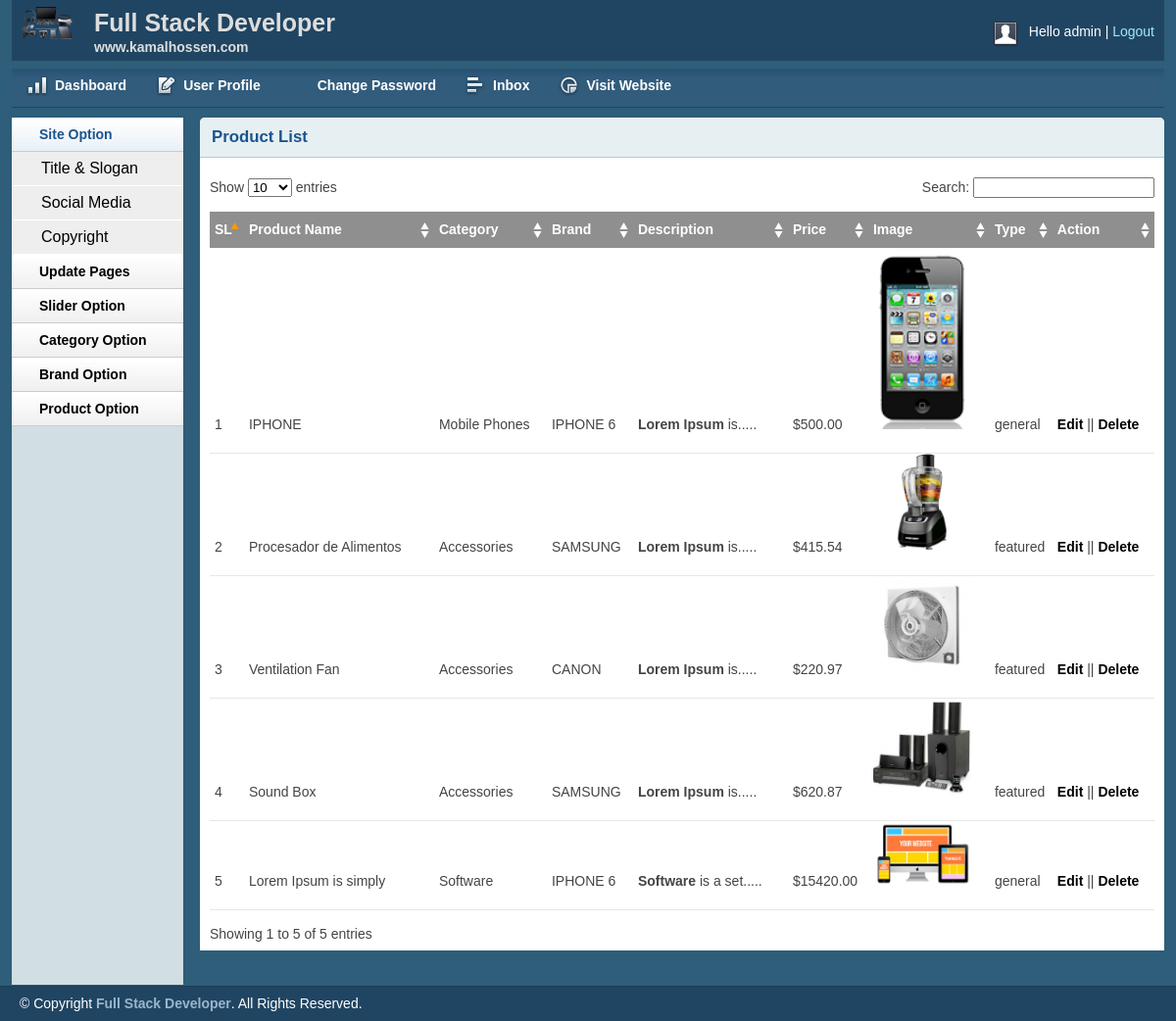
Page /admin/productlist.php (signed in) on the committed database.
### tables this page shows
CREATE TABLE `product` (
  `productId` int(11) NOT NULL,
  `productName` varchar(255) NOT NULL,
  `catId` int(11) NOT NULL,
  `brandId` int(11) NOT NULL,
  `body` text NOT NULL,
  `price` float(10,2) NOT NULL,
  `image` varchar(255) NOT NULL,
  `type` tinyint(4) NOT NULL DEFAULT 0
);

CREATE TABLE `category` (
  `catId` int(11) NOT NULL,
  `catName` varchar(255) NOT NULL
);

CREATE TABLE `brand` (
  `brandId` int(11) NOT NULL,
  `brandName` varchar(255) NOT NULL
);

### lib/Database.php (called while the page is built, shortened)
<?php
Class Database{
    public $host   = DB_HOST;
    public $user   = DB_USER;
    public $pass   = DB_PASS;
    public $dbname = DB_NAME;
    public $link;
    private function connectDB(){
        $this->link = new mysqli($this->host, $this->user, $this->pass,
            $this->dbname);
    }
    public function select($query){
        $result = $this->link->query($query) or
        die($this->link->error.__LINE__);
        if($result->num_rows > 0){
            return $result;
        } else {
            return false;
        }
    }
}

### classes/product.php (called while the page is built, shortened)
<?php
	$filepath = realpath(dirname(__FILE__));
	include_once ($filepath.'/../lib/Database.php');
	include_once ($filepath.'/../helpers/format.php');
class product
{
	private $db;
	public function __construct()
	{
		$this->db = new Database();
	}
	public function getAllProduct(){
		$query = "SELECT p.*, c.catName, b.brandName
		FROM product as p, category as c, brand as b
		WHERE p.catId = c.catId AND p.brandId = b.brandId ORDER By p.productId DESC";
		$result = $this->db->select($query);
		return $result;
	}
}

### helpers/format.php (called while the page is built, shortened)
<?php
class Format{
   public function textShorten($text, $limit = 400){
      $text = $text. " ";
      $text = substr($text, 0, $limit);
      $text = substr($text, 0, strrpos($text, ' '));
      $text = $text.".....";
      return $text;
   }
}
?>

### admin/productlist.php (the view, shortened to what this page needs)
<?php
	include 'inc/header.php';
 	include 'inc/sidebar.php';
    include_once('../classes/product.php');
    include_once('../helpers/format.php');
     $pd = new product();
     $fm = new format();
?>
<div class="grid_10">
    <div class="box round first grid">
        <h2>Product List</h2>
        <div class="block">
            <table class="data display datatable" id="example">
			<thead>
				<tr>
					<th>SL</th>
					<th>Product Name</th>
					<th>Category</th>
					<th>Brand</th>
					<th>Description</th>
					<th>Price</th>
					<th>Image</th>
					<th>Type</th>
					<th>Action</th>
				</tr>
			</thead>
			<tbody>
				<?php
				$getPd = $pd->getAllProduct();
				if ($getPd) {
					$i = 0;
					while ($result = $getPd->fetch_assoc()) {
						$i++;
				?>
				<tr class="odd gradeX">
					<td><?php echo $i; ?></td>
					<td><?php echo $result['productName']; ?></td>
					<td><?php echo $result['catName']; ?></td>
					<td><?php echo $result['brandName']; ?></td>
					<td><?php echo $fm->textShorten($result['body'], 50); ?></td>
					<td>$<?php echo $result['price']; ?></td>
					<td><img src="<?php echo $result['image']; ?>" width="100px" alt="img"></td>
					<td>
						<?php
						if ($result['type'] == 0) {
							echo "featured";
						}else{
							echo "general";
						}
						?>
					</td>
						<td><a href="productedit.php?proId=<?php echo $result['productId']; ?>">Edit</a> ||
					<a onclick="return confirm('Are you sure to delete?')" href="?delPro=<?php echo $result['productId']; ?>">Delete</a></td>
				</tr>
			<?php } } ?>
			</tbody>
		</table>
       </div>
    </div>
</div>
<?php include 'inc/footer.php';?>

### admin/css/layout.css (style rules this page uses)
body { background: #fff none repeat scroll 0 0; color: #444; font-size: 14px; padding: 0; }
a { color: #000; font-weight:bold; text-decoration: none; }
h1, h2, h3, h4, h5, h6 { line-height:1.2em; margin-bottom:.3em; }
h2 { margin-top:1em; }
.box { background:#fff; margin-bottom:20px; padding:10px 10px 10px 10px; margin-left:-8px; }
.box.grid { padding-bottom:40px; }
.box.round { -moz-border-radius: 5px 5px 0px 0px; -webkit-border-radius: 5px 5px 0px 0px; border-radius: 5px 5px 0px 0px; }
.box h2 { font-size:1.2em; font-weight:bold; color:#1B548D; background:#E6F0F3; margin:-10px -10px 0 -10px; padding:10px 12px; border-bottom:1px solid #B3CBD6; -moz-border-radius: 5px 5px 0px 0px; -webkit-border-radius: 5px 5px 0px 0px; border-radius: 5px 5px 0px 0px; }
.box.first { min-height: 406px; }
.block { padding-top:20px; }
p { margin-bottom:1em; }
.block { padding-bottom:1px; }
table.display { margin: 0 auto; clear: both; width: 100%; }
.sorting_asc { background: #8f8f8f url(../img/table/sort_asc.png) no-repeat center right; padding:8px 5px; text-align:left; color:#fff; }
.sorting { background:#8f8f8f url(../img/table/sort_both.png) no-repeat center right; padding:8px 5px; text-align:left; color:#fff; }
tr.odd { height: 30px; line-height: 30px; border-bottom:1px solid #e6e6e6; }
tr.even { height: 30px; line-height: 30px; border-bottom:1px solid #e6e6e6; }
tr.odd td, tr.even td { padding-left:5px; }

### rows in the picture
product: productName "IPHONE", catId.catName "Mobile Phones", brandId.brandName "IPHONE 6", body "Lorem Ipsum is.....", price "500.00", image (picture), type "general"
product: productName "Procesador de Alimentos", catId.catName "Accessories", brandId.brandName "SAMSUNG", body "Lorem Ipsum is.....", price "415.54", image (picture), type "featured"
product: productName "Ventilation Fan", catId.catName "Accessories", brandId.brandName "CANON", body "Lorem Ipsum is.....", price "220.97", image (picture), type "featured"
product: productName "Sound Box", catId.catName "Accessories", brandId.brandName "SAMSUNG", body "Lorem Ipsum is.....", price "620.87", image (picture), type "featured"
product: productName "Lorem Ipsum is simply", catId.catName "Software", brandId.brandName "IPHONE 6", body "Software is a set.....", price "15420.00", image (picture), type "general"

### other values in the picture
Session::get('name') "admin"
